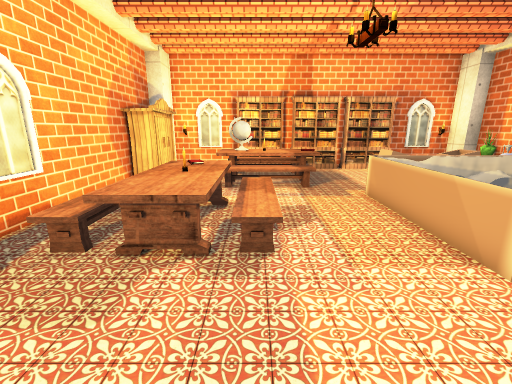
[1] (above)

16 first-person views from a walk through a scene from a Unity 3-D project. The camera is 1.4 m above the floor, tilts 14° down and sees 90° across. The floor is counted in squares, 0.5 m on a side. Each view is taken from the middle of a square. On the plan, view 1 faces up. The plan holds only what a view shows up to about 19 squares ahead; the rest is blank. The player is left out. Some animated figures are not drawn. Some surface patterns are stand-ins.

[2]
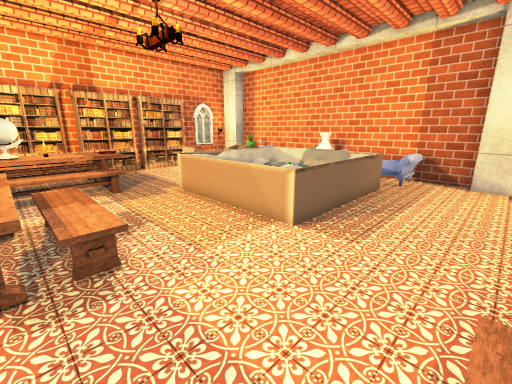

[3]
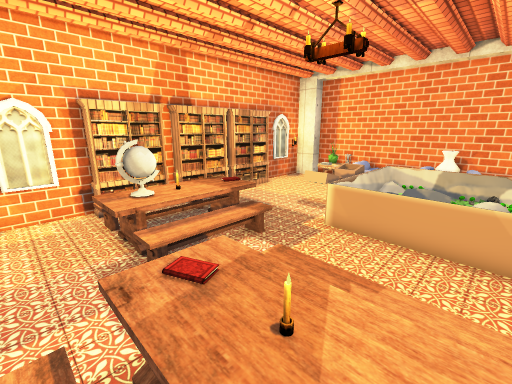

[4]
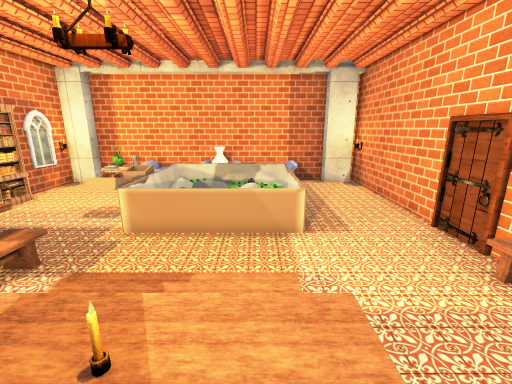

[5]
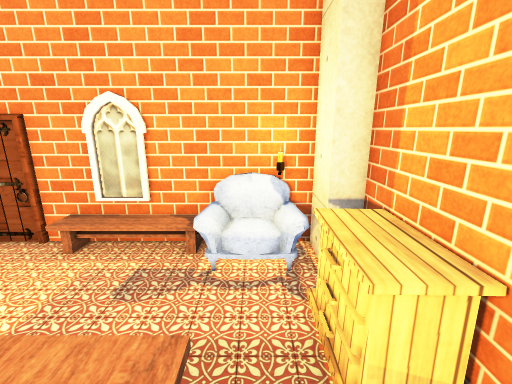

[6]
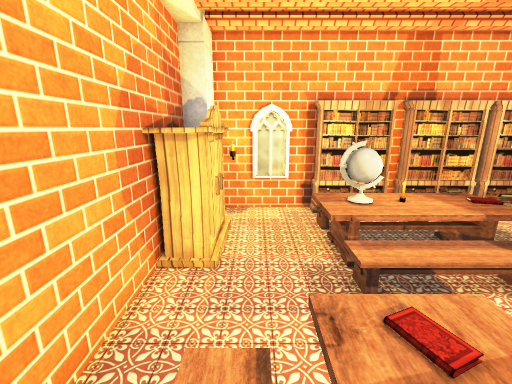

[7]
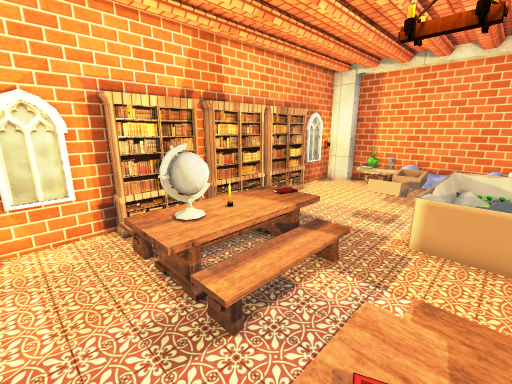

[8]
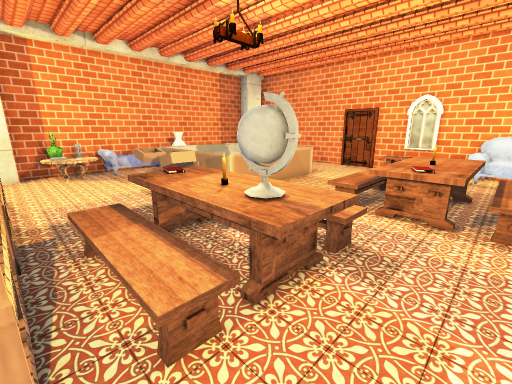

[9]
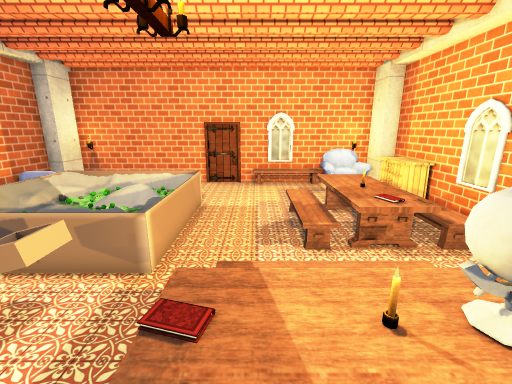

[10]
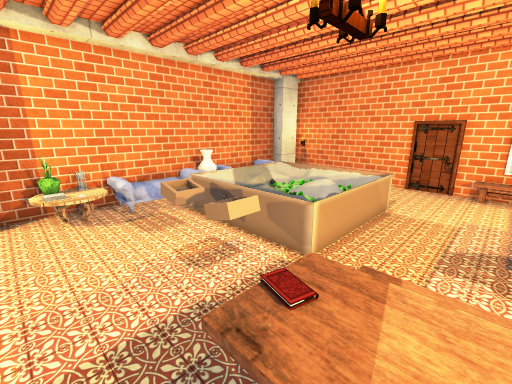

[11]
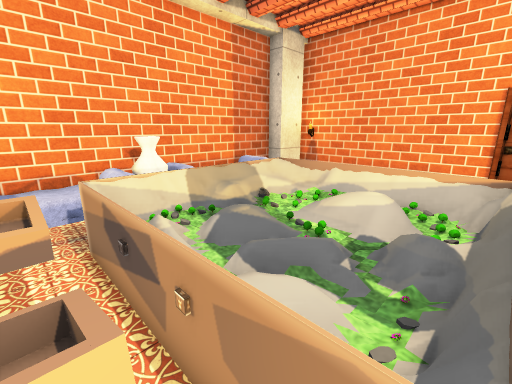

[12]
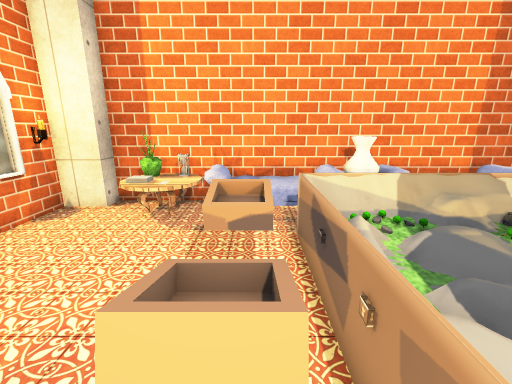

[13]
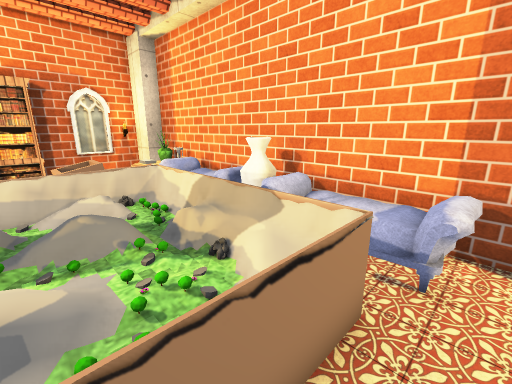

[14]
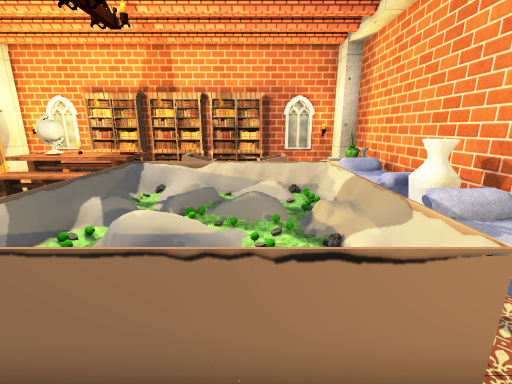

[15]
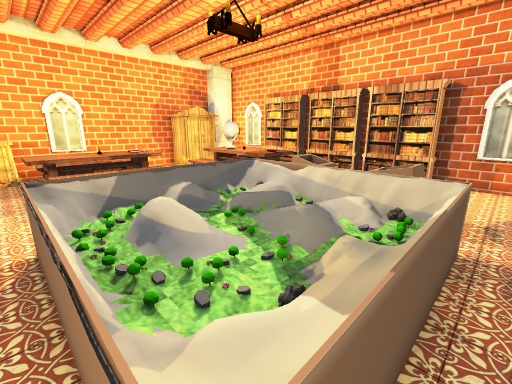

[16]
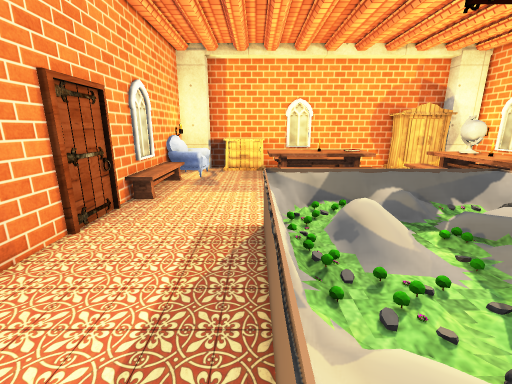

### Floor plan
Key: @ floor where view 1 was taken; # wall or solid block; x gap in a wall; . main floor; : floor 0.5 m higher than the main floor; / step, stairs or slope; = window, fence, low wall or low ledge; ^ raised ledge; O other object.
Columns run from 7 left of view 1 to 15 right of it. Each row starts with its distance up from view 1.
 19  ######  ##  #########
 18  #....OOOOOOOOOOO....##
 17  #O.../////..........##
 16   O..OOOOOO........OOO#
 15   O..OOOOOO........OOO#
 14 #OO..OOOOOO.........OO#
 13 # ...OOOOOO..OO.OO..xO#
 12 #.....OOOO...OO.OO..OO#
 11 #...........==O=====OO#
 10 #.//OOO.....=O^O=^==OO#
  9 #  /OOOO....=O=^^OO=OO#
  8 # //OOOO....==^^^O^=OO#
  7 #///OOOO....==^^^O^=OO#
  6 #.//OOOO....=O^^^O^=OO#
  5 #O//OOO.....=OOOO^^=::#
  4 #OO.........=====^=.OO#
  3 #OO.................OO#
  2 #OO...................#
  1 ##OOOO...............##
  0  #OOO..@.............##
 -1  ######################

Where each view was taken, in squares from view 1:
view 1: 0 up, 0 right, facing up
view 2: 0 up, 1 left, facing up-right
view 3: 6 up, 4 left, facing up-right
view 4: 6 up, 4 left, facing right
view 5: 7 up, 4 left, facing down
view 6: 7 up, 4 left, facing up
view 7: 9 up, 4 left, facing up-right
view 8: 18 up, 4 left, facing down-right
view 9: 17 up, 2 right, facing down
view 10: 17 up, 1 right, facing down-right
view 11: 12 up, 5 right, facing down-right
view 12: 12 up, 5 right, facing right
view 13: 3 up, 8 right, facing up-right
view 14: 2 up, 9 right, facing up
view 15: 4 up, 12 right, facing up-left
view 16: 4 up, 12 right, facing left
